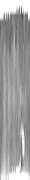
#> input picture imageshow/EnhancedImage.bmp, 30 x 180 px, found by its file name
$ python test.py
#> lines starting #> are read from the running program, lines starting #| are printed output that depends on the picture; after the words box and inside, x2 and y2 are one past the last pixel; in counts of white or black regions, pixels touching at a corner belong together
#> further down, normalized_iris_image is the input picture: shape (180, 30); min 83, max 255, mean 160.4
import numpy as np
import cv2  # You may need to install OpenCV: pip install opencv-python

def gaborconvolve(im, minWaveLength, mult, sigmaOnf):
    """
    Convolve each row of an image with 1D log-Gabor filters.

    Args:
        im: The image to be convolved.
        minWaveLength: Wavelength of the basis filter.
        mult: Multiplicative factor between each filter.
        sigmaOnf: Ratio of the standard deviation of the Gaussian describing the log Gabor filter's transfer
                 function in the frequency domain to the filter center frequency.

    Returns:
        filterbank: The 1D array of complex-valued convolution results.
    """
#> called with minWaveLength = 18, mult = 1, sigmaOnf = 0.5
    rows, ndata = im.shape
#> rows = 180; ndata = 30
    logGabor = np.zeros(ndata)
#> logGabor = 30 values from 0 to 0
    filterbank = np.zeros([rows, ndata], dtype=complex)

    radius = np.arange(ndata/2 + 1) / (ndata/2) / 2
    radius[0] = 1

    wavelength = minWaveLength
    fo = 1 / wavelength
    logGabor[0 : int(ndata/2) + 1] = np.exp((-(np.log(radius/fo))**2) / (2 * np.log(sigmaOnf)**2))
    logGabor[0] = 0

    for r in range(rows):
        signal = im[r, 0:ndata]
        imagefft = np.fft.fft(signal)
        filterbank[r, :] = np.fft.ifft(imagefft * logGabor)

    return filterbank


def encode(polar_array, noise_array, minWaveLength, mult, sigmaOnf):
    """
    Generate iris template and noise mask from the normalized iris region.

    Args:
        polar_array: Normalized iris region.
        noise_array: Normalized noise region.
        minWaveLength: Base wavelength.
        mult: Multiplicative factor between each filter.
        sigmaOnf: Bandwidth parameter.

    Returns:
        template: The binary iris biometric template.
        mask: The binary iris noise mask.
    """
    filterbank = gaborconvolve(polar_array, minWaveLength, mult, sigmaOnf)

    length = polar_array.shape[1]
#> length = 30
    template = np.zeros([polar_array.shape[0], 2 * length])
    h = np.arange(polar_array.shape[0])
#> h = 180 values from 0 to 179

    mask = np.zeros(template.shape)
    eleFilt = filterbank[:, :]

    H1 = np.real(eleFilt) > 0
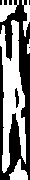
#> H1: shape (180, 30) bool; 50.2% white; 7 black regions (5 under 20 px), largest, box (x1, y1, x2, y2) and area: (0, 0, 30, 180) 2593, (15, 88, 19, 108) 52
    H2 = np.imag(eleFilt) > 0
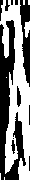
#> H2: shape (180, 30) bool; 52% white; 11 black regions (4 under 20 px), largest, box (x1, y1, x2, y2) and area: (0, 20, 26, 180) 1840, (20, 0, 30, 87) 527, (17, 86, 21, 107) 62
    H3 = np.abs(eleFilt) < 0.0001
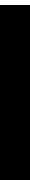
#> H3: shape (180, 30) bool; 2.8% white; 1 white region, box (x1, y1, x2, y2) and area: (0, 0, 30, 5) 150

    for i in range(length):
        ja = 2 * i
        template[:, ja] = H1[:, i]
        template[:, ja + 1] = H2[:, i]
        mask[:, ja] = noise_array[:, i] | H3[:, i]
        mask[:, ja + 1] = noise_array[:, i] | H3[:, i]
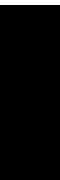
#> mask: shape (180, 60) float64; values 0 (black) and 1 (white), 2.8% white; 1 white region, box (x1, y1, x2, y2) and area: (0, 0, 60, 5) 300
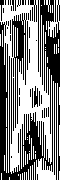
#> template: shape (180, 60) float64; values 0 (black) and 1 (white), 51.1% white; 44 black regions (32 under 20 px), largest, box (x1, y1, x2, y2) and area: (0, 0, 60, 180) 3864, (12, 13, 27, 128) 675, (11, 58, 12, 144) 86

    return template, mask


def extract_iris_features(normalized_iris_image):
    """
    Extract iris features from a normalized iris image.

    Args:
        normalized_iris_image: Normalized iris image in grayscale.

    Returns:
        iris_features: The binary iris biometric template.
        noise_mask: The binary iris noise mask.
    """
    # Set Gabor filter parameters
    min_wave_length = 18
    mult = 1
    sigma_onf = 0.5

    # Create a placeholder for the noise array (all zeros)
    noise_array = np.zeros_like(normalized_iris_image)

    # Encode features using Gabor filters
    iris_features, noise_mask = encode(normalized_iris_image, noise_array, min_wave_length, mult, sigma_onf)

    return iris_features, noise_mask

# Example usage:
# Load normalized iris image (replace this path with your actual file path)
normalized_iris_image = cv2.imread('imageshow\\EnhancedImage.bmp', cv2.IMREAD_GRAYSCALE)

# Perform feature extraction
iris_features, noise_mask = extract_iris_features(normalized_iris_image)
print(iris_features)
#> (printed output is left out)
# Display the results or save them as needed
cv2.imshow('Iris Template', iris_features * 255)  # Assuming binary, scaling for display
cv2.imshow('Noise Mask', noise_mask * 255)  # Assuming binary, scaling for display
cv2.waitKey(0)
cv2.destroyAllWindows()
